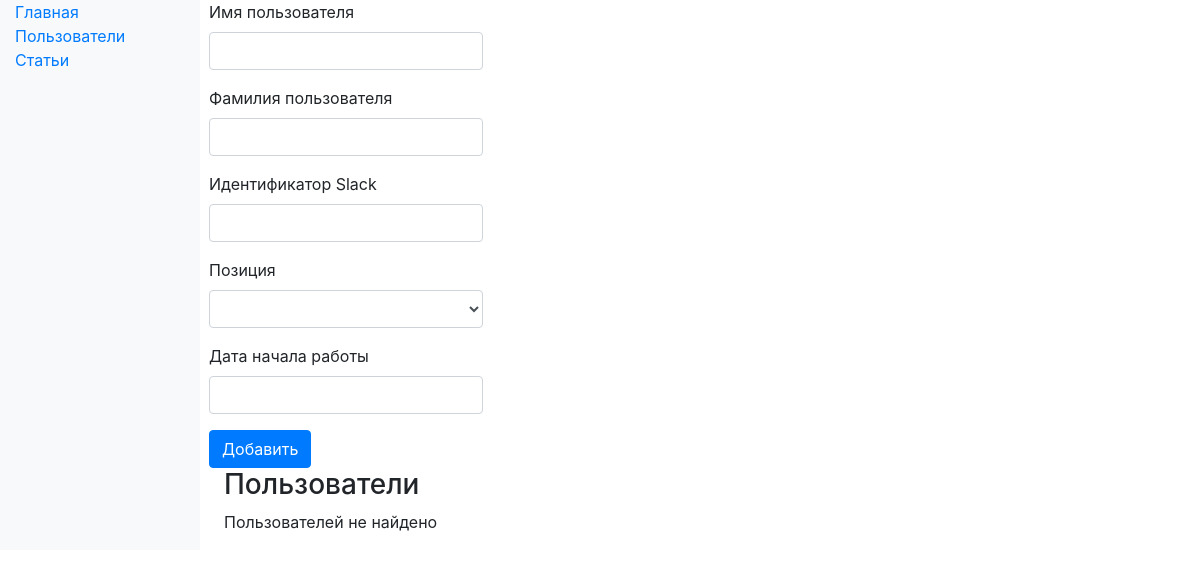
/users, run on an earlier commit of the app's database.
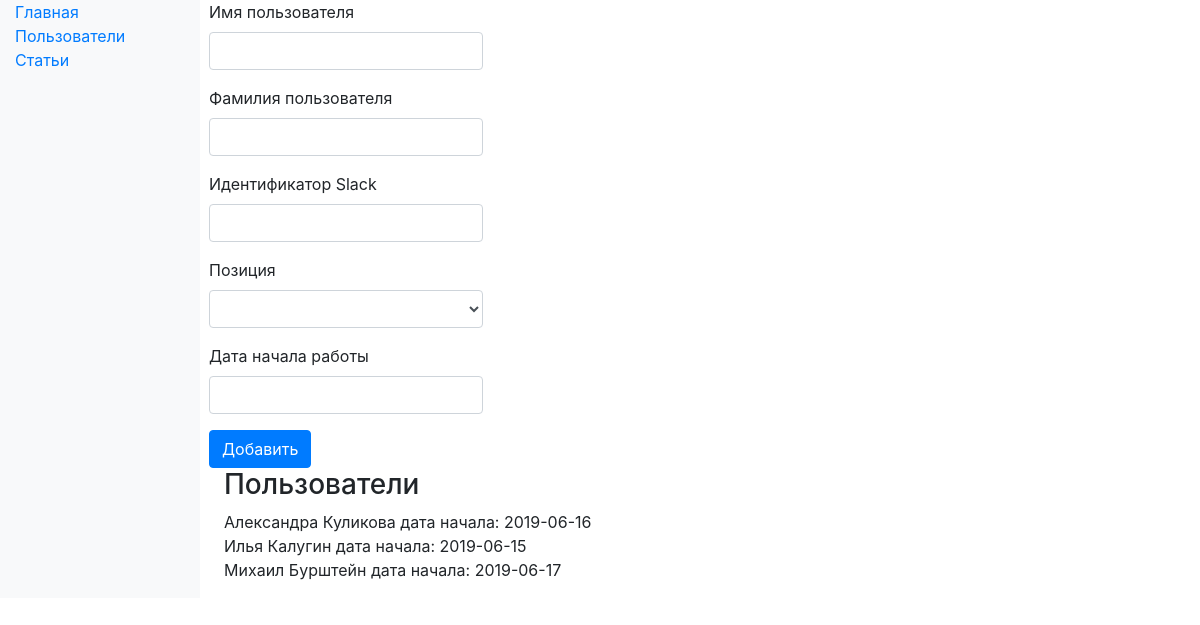
And on a later commit of the database.
### webapp/model.py (models this page shows, shortened)
class User(db.Model):
    __tablename__ = 'user'
    id = db.Column(db.Integer, primary_key=True)
    first_name = db.Column(db.String, nullable=False)
    last_name = db.Column(db.String, nullable=False)
    slack_id = db.Column(db.String, nullable=False, unique=True)
    position_type = db.Column(db.Integer, db.ForeignKey('position_type.id'), nullable=False)
    start_date = db.Column(db.Date, nullable=False)
    position = db.relationship('Position_type',
        backref=db.backref('users', lazy='dynamic')
    )

### webapp/__init__.py (the view, shortened to what this page needs)
    @app.route('/users', methods=['GET', 'POST'])
    def users():
        title = 'Пользователи'
        positions = [(p.id, p.position_name) for p in Position_type.query.all()]
        user_form = UserForm(request.form)
        user_form.position_type.choices = positions
        users_list = User.query.all()
        return render_template('users.html', title=title, form=user_form, users_list=users_list)

### webapp/form.py
class UserForm(FlaskForm):
    first_name = StringField('Имя пользователя',
        validators=[DataRequired()],
        render_kw={"class": "form-control"})
    last_name = StringField('Фамилия пользователя',
        validators=[DataRequired()],
        render_kw={"class": "form-control"})
    slack_id = StringField('Идентификатор Slack',
        validators=[DataRequired()],
        render_kw={"class": "form-control"})
    position_type = SelectField('Позиция',
        choices=[],
        coerce=int,
        render_kw={"class": "form-control"})
    start_date = DateTimeField('Дата начала работы',
        format='%d.%m.%Y',
        validators=[DataRequired()],
        render_kw={"class": "form-control"})
    submit = SubmitField('Добавить',
        render_kw={"class": "btn btn-primary"})

### webapp/templates/users.html (shortened to what this page needs)
{% extends "layout.html" %}
{% block content %}
<dev class="row">
    <form method="post">
        <div class="form-group">
            {{ form.first_name.label }}<br>
            {{ form.first_name() }}
        </div>
        <div class="form-group">
            {{ form.last_name.label }}<br>
            {{ form.last_name() }}
        </div>
        <div class="form-group">
            {{ form.slack_id.label }}<br>
            {{ form.slack_id() }}
        </div>
        <div class="form-group">
            {{ form.position_type.label }}<br>
            {{ form.position_type() }}
        </div>
        <div class="form-group">
            {{ form.start_date.label }}<br>
            {{ form.start_date() }}
        </div>
        {{ form.submit }}
    </form>
</dev>
<h3>Пользователи</h3>
{% if users_list %}
<ul class="list-inline">
    {% for user in users_list %}
    <li>{{ user.first_name }} {{ user.last_name }} дата начала: {{ user.start_date }}</li>
    {% endfor %}
</ul>
{% else %}
<p>Пользователей не найдено</p>
{% endif %}
{% endblock %}

### webapp/templates/layout.html (shortened to what this page needs)
<!doctype html>
<html lang="ru">
    <head>
        {% block head %}
        <link rel="stylesheet" href="https://stackpath.bootstrapcdn.com/bootstrap/4.3.1/css/bootstrap.min.css">
        {% endblock %}
  </head>
    <body>
        <div class="container-fluid">
            <div class="row">
                <nav class="col-md-2 d-none d-md-block bg-light sidebar">
                    <div class="sidebar-sticky">
                        <ul class="nav flex-column">
                            <li class="nav-item">
                                <a href="{{ url_for('index') }}">Главная</a>
                            </li>
                            <li class="nav-item">
                                <a href="{{ url_for('users') }}">Пользователи</a>
                            </li>
                            <li class="nav-item">
                                <a href="{{ url_for('event') }}">Статьи</a>
                            </li>
                        </ul>
                    </div>
                </nav>
                <main role="main" class="col-md-9 ml-sm-auto col-lg-10 px-4">
                    <div>
                    {% block content %}{% endblock %}
                    </div>
                </main>
            </div>
        </div>
    </body>
</html>

What changed in the data, as far as the page shows it:
added User: first_name "Александра", last_name "Куликова", start_date "2019-06-16"
added User: first_name "Илья", last_name "Калугин", start_date "2019-06-15"
added User: first_name "Михаил", last_name "Бурштейн", start_date "2019-06-17"
Also different on the page:
text no longer shown: "Пользователей не найдено"
